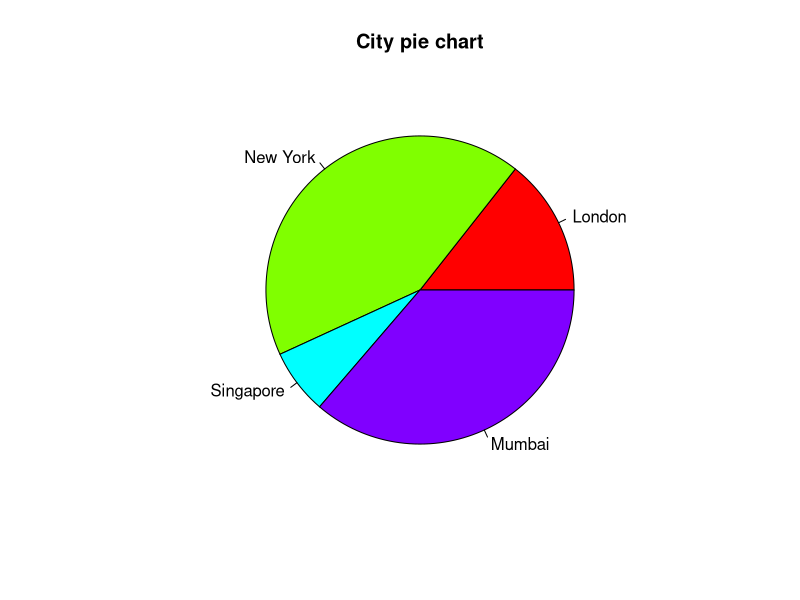
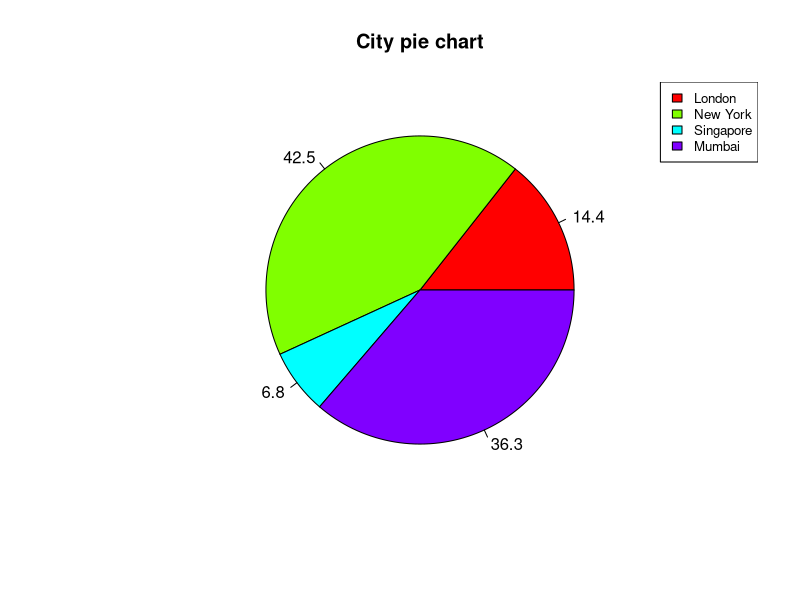
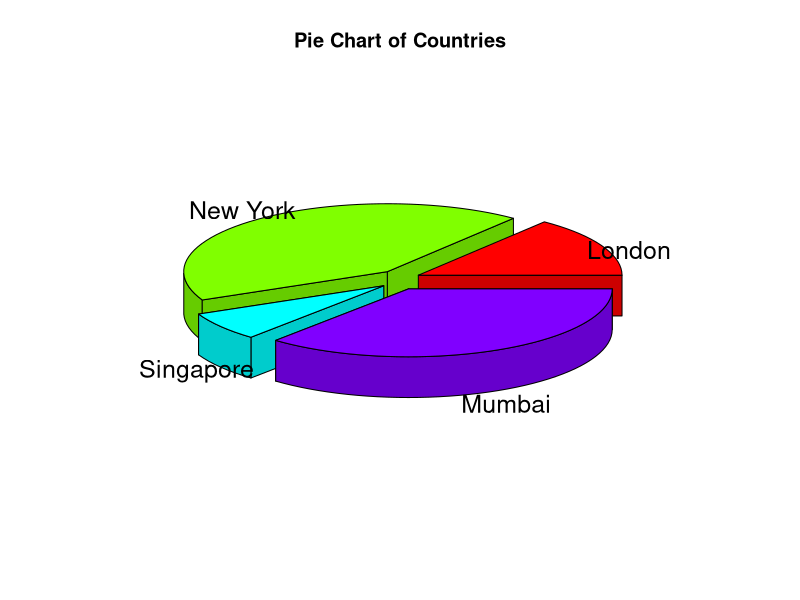
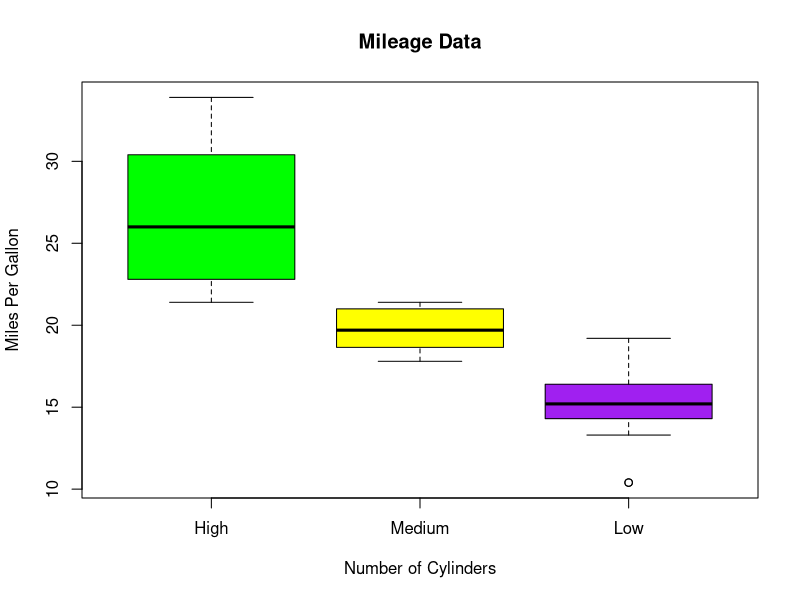
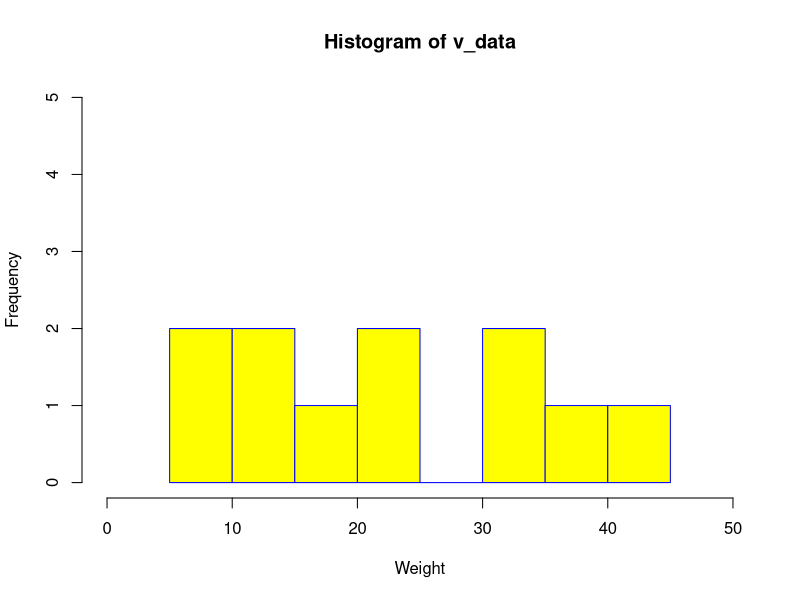
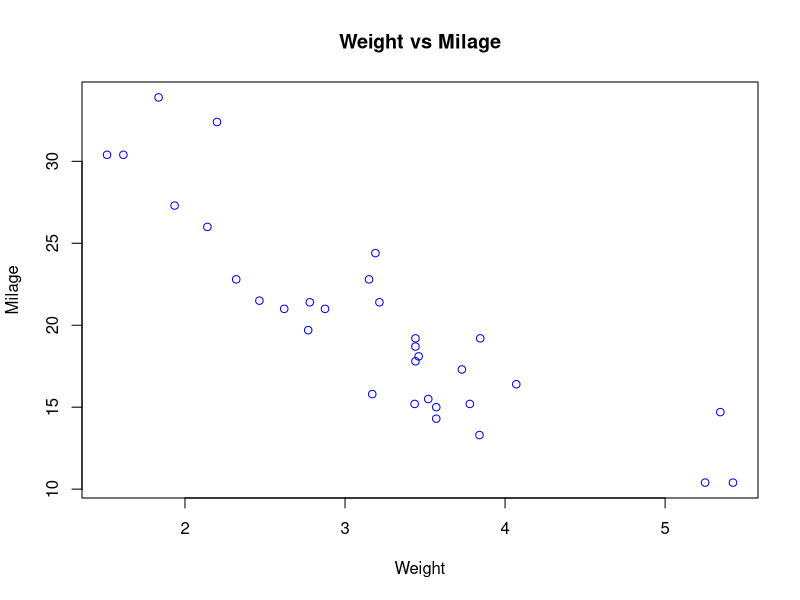
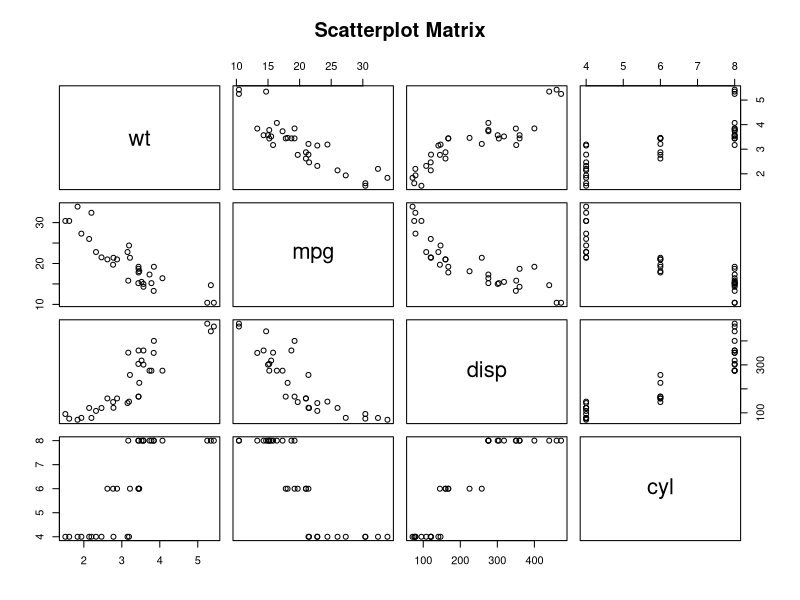
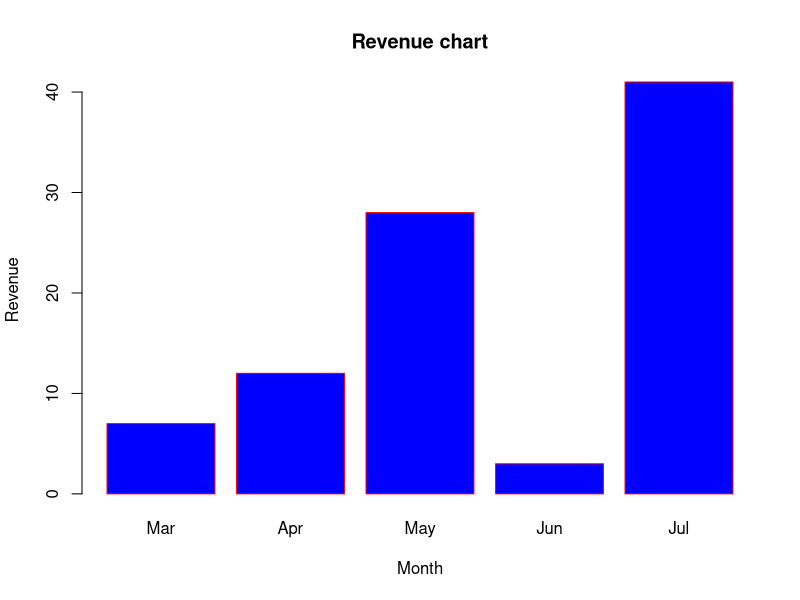

These charts were generated, in order, by the following R code:
#Activity 1
# 1.1. List all pre-loaded data
data()
# 1.2. Loading the 'mtcars' dataset
data(mtcars)
print(head(mtcars, 10)) # Print first 10 rows
# Store specific columns (mpg and cyl)
input <- mtcars[, c('mpg', 'cyl')]
print(head(input)) # Print first 5 rows


#Activity 2
#Pie Chart
# Data for the graph
x <- c(21, 62, 10, 53)
labels <- c("London", "New York", "Singapore", "Mumbai")
# Basic Pie Chart with Title and Colors
pie(x, labels, main = "City pie chart", col = rainbow(length(x)))
# Pie Chart with Percentages and Legend
piepercent <- round(100 * x / sum(x), 1)
pie(x, labels = piepercent, main = "City pie chart", col = rainbow(length(x)))
legend("topright", c("London", "New York", "Singapore", "Mumbai"), 
       cex = 0.8, fill = rainbow(length(x)))
# 3D Pie Chart (Requires 'plotrix' library)
library(plotrix)
pie3D(x, labels = labels, explode = 0.1, main = "Pie Chart of Countries")

#Box Plot and Histogram
# Box Plot showing Mileage vs Cylinders
boxplot(mpg ~ cyl, data = mtcars, xlab = "Number of Cylinders", 
        ylab = "Miles Per Gallon", main = "Mileage Data", 
        col = c("green", "yellow", "purple"), names = c("High", "Medium", "Low"))
# Histogram for frequency distribution
v_data <- c(9, 13, 21, 8, 36, 22, 12, 41, 31, 33, 19)
hist(v_data, xlab = "Weight", col = "yellow", border = "blue", 
     xlim = c(0, 50), ylim = c(0, 5), breaks = 5)

#Scatterplots
# Simple Scatterplot: Weight vs Mileage
plot(x = mtcars$wt, y = mtcars$mpg, xlab = "Weight", ylab = "Milage", 
     main = "Weight vs Milage", col = "blue")
# Scatterplot Matrix for multiple variables
pairs(~wt + mpg + disp + cyl, data = mtcars, main = "Scatterplot Matrix")

#Bar Charts and Linegraphs
# Grouped Bar Chart
H_vals <- c(7, 12, 28, 3, 41)
M_labels <- c("Mar", "Apr", "May", "Jun", "Jul")
barplot(H_vals, names.arg = M_labels, xlab = "Month", ylab = "Revenue", 
        col = "blue", main = "Revenue chart", border = "red")
# Line Graph with multiple lines
v_line <- c(7, 12, 28, 3, 41)
t_line <- c(14, 7, 6, 19, 3)
plot(v_line, type = "o", col = "red", xlab = "Month", ylab = "Rain fall", 
     main = "Rain fall chart")
lines(t_line, type = "o", col = "blue")
